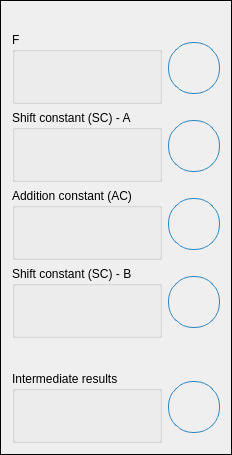
      <widget class="QFrame" name="frame_21">
       <property name="sizePolicy">
        <sizepolicy hsizetype="Expanding" vsizetype="Expanding">
         <horstretch>0</horstretch>
         <verstretch>0</verstretch>
        </sizepolicy>
       </property>
       <property name="frameShape">
        <enum>QFrame::Shape::Box</enum>
       </property>
       <layout class="QGridLayout" name="gridLayout_3">
        <item row="7" column="0">
         <widget class="QGroupBox" name="groupIntermRes">
          <property name="sizePolicy">
           <sizepolicy hsizetype="Expanding" vsizetype="Expanding">
            <horstretch>0</horstretch>
            <verstretch>0</verstretch>
           </sizepolicy>
          </property>
          <property name="minimumSize">
           <size>
            <width>150</width>
            <height>72</height>
           </size>
          </property>
          <property name="title">
           <string>Intermediate results</string>
          </property>
          <layout class="QVBoxLayout" name="verticalLayout_12">
           <item>
            <widget class="QLabel" name="labelValueInterm">
             <property name="text">
              <string/>
             </property>
            </widget>
           </item>
          </layout>
         </widget>
        </item>
        <item row="1" column="0">
         <widget class="QGroupBox" name="groupF">
          <property name="sizePolicy">
           <sizepolicy hsizetype="Expanding" vsizetype="Expanding">
            <horstretch>0</horstretch>
            <verstretch>0</verstretch>
           </sizepolicy>
          </property>
          <property name="minimumSize">
           <size>
            <width>150</width>
            <height>72</height>
           </size>
          </property>
          <property name="title">
           <string>F</string>
          </property>
          <layout class="QVBoxLayout" name="verticalLayout_8">
           <item>
            <widget class="QLabel" name="labelValueF">
             <property name="text">
              <string/>
             </property>
            </widget>
           </item>
          </layout>
         </widget>
        </item>
        <item row="5" column="0">
         <widget class="QGroupBox" name="groupSC_B">
          <property name="sizePolicy">
           <sizepolicy hsizetype="Expanding" vsizetype="Expanding">
            <horstretch>0</horstretch>
            <verstretch>0</verstretch>
           </sizepolicy>
          </property>
          <property name="minimumSize">
           <size>
            <width>150</width>
            <height>72</height>
           </size>
          </property>
          <property name="title">
           <string>Shift constant (SC) - B</string>
          </property>
          <layout class="QVBoxLayout" name="verticalLayout_13">
           <item>
            <widget class="QLabel" name="labelSC_B">
             <property name="text">
              <string/>
             </property>
            </widget>
           </item>
          </layout>
         </widget>
        </item>
        <item row="0" column="0">
         <spacer name="horizontalSpacer_4">
          <property name="orientation">
           <enum>Qt::Orientation::Horizontal</enum>
          </property>
          <property name="sizeHint" stdset="0">
           <size>
            <width>40</width>
            <height>20</height>
           </size>
          </property>
         </spacer>
        </item>
        <item row="6" column="0">
         <spacer name="verticalSpacer">
          <property name="orientation">
           <enum>Qt::Orientation::Vertical</enum>
          </property>
          <property name="sizeHint" stdset="0">
           <size>
            <width>17</width>
            <height>27</height>
           </size>
          </property>
         </spacer>
        </item>
        <item row="3" column="0">
         <widget class="QGroupBox" name="groupAC">
          <property name="sizePolicy">
           <sizepolicy hsizetype="Expanding" vsizetype="Expanding">
            <horstretch>0</horstretch>
            <verstretch>0</verstretch>
           </sizepolicy>
          </property>
          <property name="minimumSize">
           <size>
            <width>150</width>
            <height>72</height>
           </size>
          </property>
          <property name="title">
           <string>Addition constant (AC)</string>
          </property>
          <layout class="QVBoxLayout" name="verticalLayoutAC">
           <item>
            <widget class="QLabel" name="labelAC">
             <property name="text">
              <string/>
             </property>
            </widget>
           </item>
          </layout>
         </widget>
        </item>
        <item row="5" column="1">
         <widget class="QPushButton" name="operator4">
          <property name="styleSheet">
           <string notr="true">QPushButton {
    background-color: qlineargradient(
        x1: 0, y1: 0, x2: 0, y2: 1,
        stop: 0 #73C2FB, stop: 1 #2E86C1);
    border: 1px solid #2E86C1;
    border-radius: 25px;
    min-width: 50px;
    min-height: 50px;
    max-width: 50px;
    max-height: 50px;
}</string>
          </property>
          <property name="text">
           <string/>
          </property>
          <property name="icon">
           <iconset resource="../../resources.qrc">
            <normaloff>:/icons/iconsDark/rotate_left.png</normaloff>:/icons/iconsDark/rotate_left.png</iconset>
          </property>
          <property name="iconSize">
           <size>
            <width>35</width>
            <height>35</height>
           </size>
          </property>
         </widget>
        </item>
        <item row="1" column="1">
         <widget class="QPushButton" name="operator1">
          <property name="sizePolicy">
           <sizepolicy hsizetype="Expanding" vsizetype="Expanding">
            <horstretch>0</horstretch>
            <verstretch>0</verstretch>
           </sizepolicy>
          </property>
          <property name="minimumSize">
           <size>
            <width>52</width>
            <height>52</height>
           </size>
          </property>
          <property name="styleSheet">
           <string notr="true">QPushButton {
    background-color: qlineargradient(
        x1: 0, y1: 0, x2: 0, y2: 1,
        stop: 0 #73C2FB, stop: 1 #2E86C1);
    border: 1px solid #2E86C1;
    border-radius: 25px;
    min-width: 50px;
    min-height: 50px;
    max-width: 50px;
    max-height: 50px;
}</string>
          </property>
          <property name="text">
           <string/>
          </property>
          <property name="icon">
           <iconset resource="../../resources.qrc">
            <normaloff>:/icons/iconsDark/plus-circle.png</normaloff>:/icons/iconsDark/plus-circle.png</iconset>
          </property>
          <property name="iconSize">
           <size>
            <width>35</width>
            <height>35</height>
           </size>
          </property>
         </widget>
        </item>
        <item row="3" column="1">
         <widget class="QPushButton" name="operator3">
          <property name="enabled">
           <bool>true</bool>
          </property>
          <property name="sizePolicy">
           <sizepolicy hsizetype="Expanding" vsizetype="Expanding">
            <horstretch>0</horstretch>
            <verstretch>0</verstretch>
           </sizepolicy>
          </property>
          <property name="minimumSize">
           <size>
            <width>52</width>
            <height>52</height>
           </size>
          </property>
          <property name="styleSheet">
           <string notr="true">QPushButton {
    background-color: qlineargradient(
        x1: 0, y1: 0, x2: 0, y2: 1,
        stop: 0 #73C2FB, stop: 1 #2E86C1);
    border: 1px solid #2E86C1;
    border-radius: 25px;
    min-width: 50px;
    min-height: 50px;
    max-width: 50px;
    max-height: 50px;
}</string>
          </property>
          <property name="text">
           <string/>
          </property>
          <property name="icon">
           <iconset resource="../../resources.qrc">
            <normaloff>:/icons/iconsDark/plus-circle.png</normaloff>:/icons/iconsDark/plus-circle.png</iconset>
          </property>
          <property name="iconSize">
           <size>
            <width>35</width>
            <height>35</height>
           </size>
          </property>
         </widget>
        </item>
        <item row="2" column="0">
         <widget class="QGroupBox" name="groupSC_A">
          <property name="sizePolicy">
           <sizepolicy hsizetype="Expanding" vsizetype="Expanding">
            <horstretch>0</horstretch>
            <verstretch>0</verstretch>
           </sizepolicy>
          </property>
          <property name="minimumSize">
           <size>
            <width>150</width>
            <height>72</height>
           </size>
          </property>
          <property name="title">
           <string>Shift constant (SC) - A</string>
          </property>
          <layout class="QVBoxLayout" name="verticalLayoutSC">
           <item>
            <widget class="QLabel" name="labelSC_A">
             <property name="text">
              <string/>
             </property>
            </widget>
           </item>
          </layout>
         </widget>
        </item>
        <item row="2" column="1">
         <widget class="QPushButton" name="operator5">
          <property name="styleSheet">
           <string notr="true">QPushButton {
    background-color: qlineargradient(
        x1: 0, y1: 0, x2: 0, y2: 1,
        stop: 0 #73C2FB, stop: 1 #2E86C1);
    border: 1px solid #2E86C1;
    border-radius: 25px;
    min-width: 50px;
    min-height: 50px;
    max-width: 50px;
    max-height: 50px;
}</string>
          </property>
          <property name="text">
           <string/>
          </property>
          <property name="icon">
           <iconset resource="../../resources.qrc">
            <normaloff>:/icons/iconsDark/rotate_left.png</normaloff>:/icons/iconsDark/rotate_left.png</iconset>
          </property>
          <property name="iconSize">
           <size>
            <width>35</width>
            <height>35</height>
           </size>
          </property>
         </widget>
        </item>
        <item row="7" column="1">
         <widget class="QPushButton" name="operator2">
          <property name="sizePolicy">
           <sizepolicy hsizetype="Expanding" vsizetype="Expanding">
            <horstretch>0</horstretch>
            <verstretch>0</verstretch>
           </sizepolicy>
          </property>
          <property name="minimumSize">
           <size>
            <width>52</width>
            <height>52</height>
           </size>
          </property>
          <property name="styleSheet">
           <string notr="true">QPushButton {
    background-color: qlineargradient(
        x1: 0, y1: 0, x2: 0, y2: 1,
        stop: 0 #73C2FB, stop: 1 #2E86C1);
    border: 1px solid #2E86C1;
    border-radius: 25px;
    min-width: 50px;
    min-height: 50px;
    max-width: 50px;
    max-height: 50px;
}</string>
          </property>
          <property name="text">
           <string/>
          </property>
          <property name="icon">
           <iconset resource="../../resources.qrc">
            <normaloff>:/icons/iconsDark/plus-circle.png</normaloff>:/icons/iconsDark/plus-circle.png</iconset>
          </property>
          <property name="iconSize">
           <size>
            <width>35</width>
            <height>35</height>
           </size>
          </property>
         </widget>
        </item>
       </layout>
      </widget>
